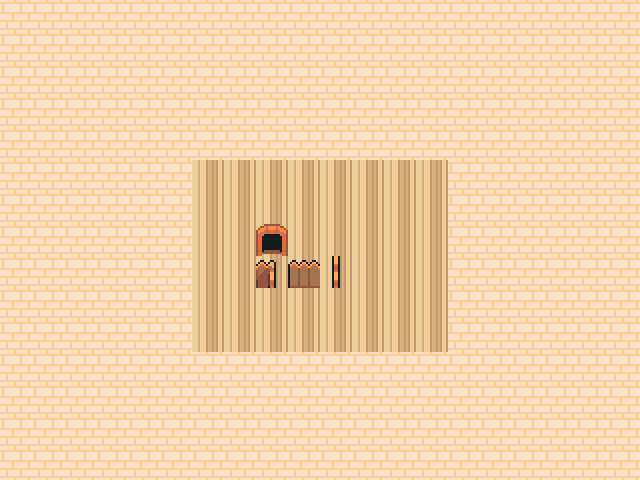

A level layout from a 2D game, rendered from its tile map. Below: a short description, then the map file with its tile-grid data intact:
An orthogonal 20x15 tile map with 32x32 px tiles, 1 tile layer (Ground and Ninja Decorations), 1 hidden layer not drawn, 2 tilesets.

<map version="1.10" tiledversion="1.10.2" orientation="orthogonal" renderorder="right-down" width="20" height="15" tilewidth="32" tileheight="32" infinite="0" nextlayerid="4" nextobjectid="1">
 <tileset firstgid="1" source="town-hall-flat.tsx" />
 <tileset firstgid="21" source="town-hall-tiles.tsx" />
 <layer id="1" name="Ground and Ninja Decorations" width="20" height="15">
  <data encoding="csv">1,1,1,1,1,1,1,1,1,1,1,1,1,1,1,1,1,1,1,1,
1,1,1,1,1,1,1,1,1,1,1,1,1,1,1,1,1,1,1,1,
1,1,1,1,1,1,1,1,1,1,1,1,1,1,1,1,1,1,1,1,
1,1,1,1,1,1,1,1,1,1,1,1,1,1,1,1,1,1,1,1,
1,1,1,1,1,1,1,1,1,1,1,1,1,1,1,1,1,1,1,1,
1,1,1,1,1,1,2,2,2,2,2,2,2,2,1,1,1,1,1,1,
1,1,1,1,1,1,2,2,2,2,2,2,2,2,1,1,1,1,1,1,
1,1,1,1,1,1,2,2,4,2,2,2,2,2,1,1,1,1,1,1,
1,1,1,1,1,1,2,2,5,6,7,2,2,2,1,1,1,1,1,1,
1,1,1,1,1,1,2,2,2,2,2,2,2,2,1,1,1,1,1,1,
1,1,1,1,1,1,2,2,2,2,2,2,2,2,1,1,1,1,1,1,
1,1,1,1,1,1,1,1,1,1,1,1,1,1,1,1,1,1,1,1,
1,1,1,1,1,1,1,1,1,1,1,1,1,1,1,1,1,1,1,1,
1,1,1,1,1,1,1,1,1,1,1,1,1,1,1,1,1,1,1,1,
1,1,1,1,1,1,1,1,1,1,1,1,1,1,1,1,1,1,1,1</data>
 </layer>
 <objectgroup id="2" name="RPGJS Entities" />
 <layer id="3" name="Collision" width="20" height="15" opacity="0" visible="0">
  <data encoding="csv">23,23,23,23,23,23,23,23,23,23,23,23,23,23,23,23,23,23,23,23,
23,0,0,0,0,0,0,0,0,0,0,0,0,0,0,0,0,0,0,23,
23,0,0,0,0,0,0,0,0,0,0,0,0,0,0,0,0,0,0,23,
23,0,0,0,0,0,0,0,0,0,0,0,0,0,0,0,0,0,0,23,
23,0,0,0,0,0,0,0,0,0,0,0,0,0,0,0,0,0,0,23,
23,0,0,0,0,0,0,0,0,0,0,0,0,0,0,0,0,0,0,23,
23,0,0,0,0,0,0,0,0,0,0,0,0,0,0,0,0,0,0,23,
23,0,0,0,0,0,0,0,0,0,0,0,0,0,0,0,0,0,0,23,
23,0,0,0,0,0,0,0,23,23,23,0,0,0,0,0,0,0,0,23,
23,0,0,0,0,0,0,0,0,0,0,0,0,0,0,0,0,0,0,23,
23,0,0,0,0,0,0,0,0,0,0,0,0,0,0,0,0,0,0,23,
23,0,0,0,0,0,0,0,0,0,0,0,0,0,0,0,0,0,0,23,
23,0,0,0,0,0,0,0,0,0,0,0,0,0,0,0,0,0,0,23,
23,0,0,0,0,0,0,0,0,0,0,0,0,0,0,0,0,0,0,23,
23,23,23,23,23,23,23,23,23,23,23,23,23,23,23,23,23,23,23,23</data>
 </layer>
</map>
